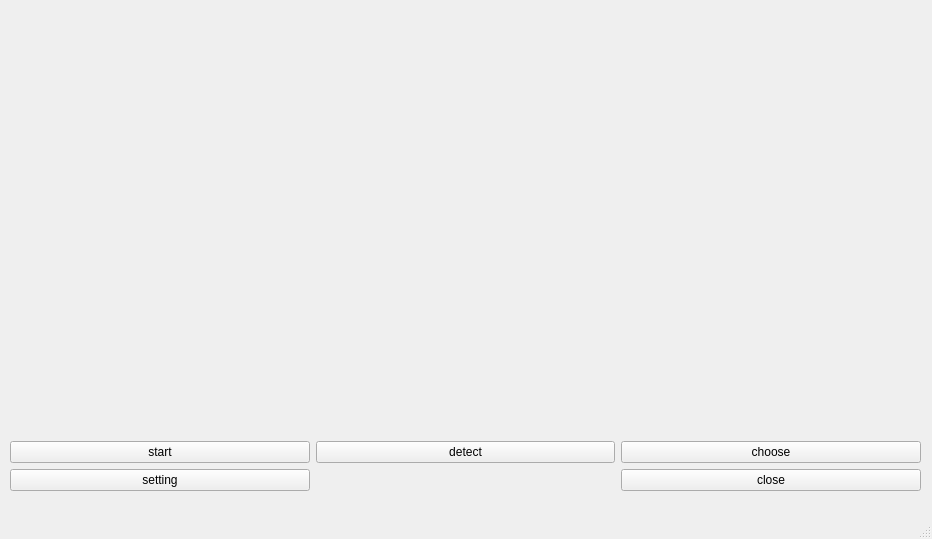
<?xml version="1.0" encoding="UTF-8"?>
<ui version="4.0">
 <class>MainWindow</class>
 <widget class="QMainWindow" name="MainWindow">
  <property name="geometry">
   <rect>
    <x>0</x>
    <y>0</y>
    <width>932</width>
    <height>539</height>
   </rect>
  </property>
  <property name="windowTitle">
   <string>MainWindow</string>
  </property>
  <widget class="QWidget" name="centralwidget">
   <widget class="QWidget" name="verticalLayoutWidget">
    <property name="geometry">
     <rect>
      <x>10</x>
      <y>0</y>
      <width>911</width>
      <height>491</height>
     </rect>
    </property>
    <layout class="QVBoxLayout" name="verticalLayout">
     <item>
      <layout class="QHBoxLayout" name="horizontalLayout">
       <item>
        <widget class="QStackedWidget" name="stackedWidget">
         <property name="currentIndex">
          <number>0</number>
         </property>
         <widget class="QWidget" name="page">
          <widget class="QWidget" name="horizontalLayoutWidget_2">
           <property name="geometry">
            <rect>
             <x>-1</x>
             <y>-1</y>
             <width>911</width>
             <height>421</height>
            </rect>
           </property>
           <layout class="QHBoxLayout" name="horizontalLayout_2">
            <item>
             <layout class="QVBoxLayout" name="rivzLayout"/>
            </item>
            <item>
             <widget class="QLabel" name="imageBox">
              <property name="maximumSize">
               <size>
                <width>451</width>
                <height>419</height>
               </size>
              </property>
              <property name="text">
               <string/>
              </property>
             </widget>
            </item>
           </layout>
          </widget>
         </widget>
         <widget class="QWidget" name="page_2">
          <widget class="QTextEdit" name="textEdit">
           <property name="geometry">
            <rect>
             <x>340</x>
             <y>60</y>
             <width>231</width>
             <height>21</height>
            </rect>
           </property>
           <property name="html">
            <string>&lt;!DOCTYPE HTML PUBLIC &quot;-//W3C//DTD HTML 4.0//EN&quot; &quot;http://www.w3.org/TR/REC-html40/strict.dtd&quot;&gt;
&lt;html&gt;&lt;head&gt;&lt;meta name=&quot;qrichtext&quot; content=&quot;1&quot; /&gt;&lt;meta charset=&quot;utf-8&quot; /&gt;&lt;style type=&quot;text/css&quot;&gt;
p, li { white-space: pre-wrap; }
&lt;/style&gt;&lt;/head&gt;&lt;body style=&quot; font-family:'Sans Serif'; font-size:9pt; font-weight:400; font-style:normal;&quot;&gt;
&lt;p align=&quot;center&quot; style=&quot; margin-top:0px; margin-bottom:0px; margin-left:0px; margin-right:0px; -qt-block-indent:0; text-indent:0px;&quot;&gt;192.168.3.64&lt;/p&gt;&lt;/body&gt;&lt;/html&gt;</string>
           </property>
          </widget>
          <widget class="QLabel" name="label_2">
           <property name="geometry">
            <rect>
             <x>200</x>
             <y>60</y>
             <width>55</width>
             <height>18</height>
            </rect>
           </property>
           <property name="text">
            <string>robot_ip</string>
           </property>
          </widget>
          <widget class="QPushButton" name="backButton">
           <property name="geometry">
            <rect>
             <x>700</x>
             <y>350</y>
             <width>80</width>
             <height>26</height>
            </rect>
           </property>
           <property name="text">
            <string>back</string>
           </property>
          </widget>
         </widget>
        </widget>
       </item>
      </layout>
     </item>
     <item>
      <layout class="QGridLayout" name="gridLayout">
       <item row="0" column="1">
        <widget class="QPushButton" name="detectButton">
         <property name="text">
          <string>detect</string>
         </property>
        </widget>
       </item>
       <item row="0" column="0">
        <widget class="QPushButton" name="startButton">
         <property name="text">
          <string>start</string>
         </property>
        </widget>
       </item>
       <item row="1" column="2">
        <widget class="QPushButton" name="closeButton">
         <property name="text">
          <string>close</string>
         </property>
        </widget>
       </item>
       <item row="1" column="0">
        <widget class="QPushButton" name="settingButton">
         <property name="text">
          <string>setting</string>
         </property>
        </widget>
       </item>
       <item row="0" column="2">
        <widget class="QPushButton" name="chooseButton">
         <property name="text">
          <string>choose</string>
         </property>
        </widget>
       </item>
      </layout>
     </item>
    </layout>
   </widget>
  </widget>
  <widget class="QMenuBar" name="menubar">
   <property name="geometry">
    <rect>
     <x>0</x>
     <y>0</y>
     <width>932</width>
     <height>23</height>
    </rect>
   </property>
  </widget>
  <widget class="QStatusBar" name="statusbar"/>
 </widget>
 <resources/>
 <connections/>
</ui>
